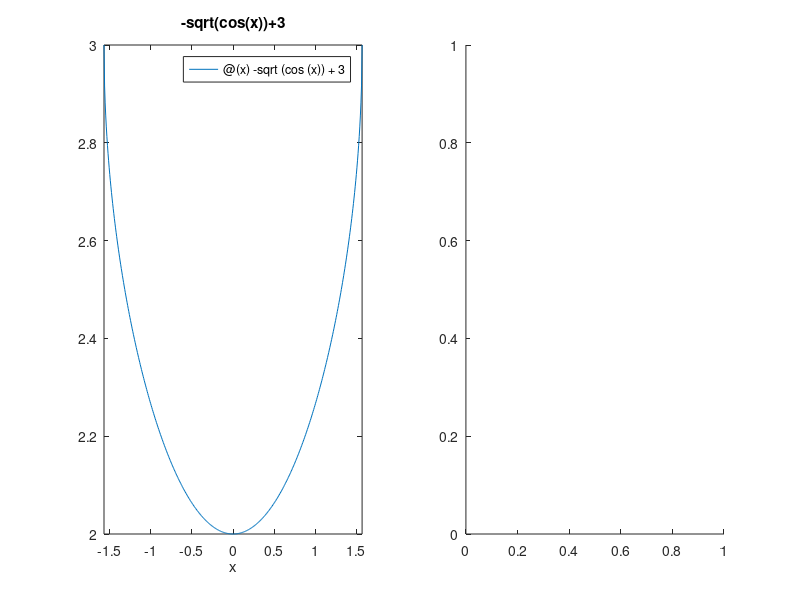

The MATLAB source for this figure: (Note: this script raises an error after producing the figure.)
format short

%1. Basic Arithmetic
x = [2 1+2i; -0.45 5];
z1 = (1/2)*log(x+sqrt(1+x.^2))+eye(2)

%2. Matrix/Vector
A = [12 34 -4; 34 7 87; 3 65 7];
B = [1 4 7; 2 5 8; 3 6 9];
z2 = A * B
z3 = A.* B
z4 = A^3
z5 = A.^3
z6 = [A([1,3],:);B^2]
z7 = eig(B)
z8 = det(A)

%3. Equation Solving
a = [1/2 1/3 1/4; 1/3 1/4 1/5; 1/4 1/5 1/6];
b = [0.95; 0.67; 0.52];
x = inv(a)*b;
x1_052 = x(1)
x2_052 = x(2)
x3_052 = x(3)
b = [0.95; 0.67; 0.53];
x = inv(a)*b;
x1_053 = x(1)
x2_053 = x(2)
x3_053 = x(3)

%4. Loop statement
format rat
H = zeros(9,9);
for i = 1:9
    for j = 1:9
        H(i,j) = 1/(i+j-1);
    end
end
H

%5. Plot
%Eq1:
subplot(1,2,1);
fplot(@(x) -sqrt(cos(x))+3, [-pi/2,pi/2]);
title('-sqrt(cos(x))+3');
xlabel('x');
%Eq2:
subplot(1,2,2);
syms x y
f(x,y) = ((x.^2)/(2^2))-((y.^2)/(4^2));
ezplot(((x.^2)/(2^2))-((y.^2)/(4^2)), [-2, 2, -4, 4]);
